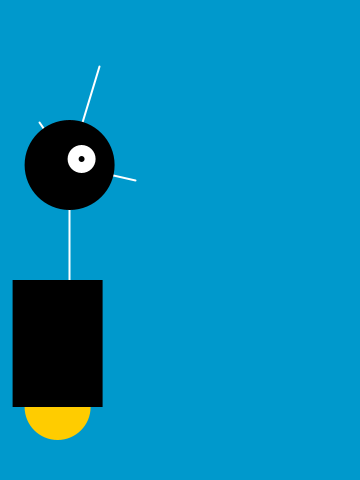
Frame 1 (no input)
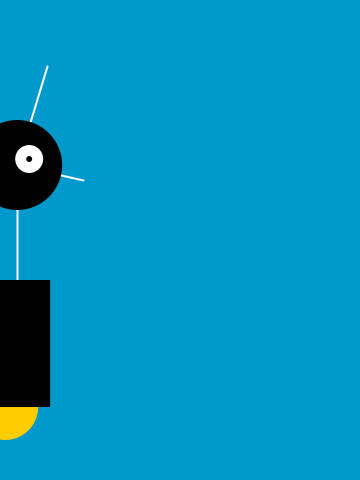
Frame 60 (the mouse pressed at the canvas centre just before this capture)
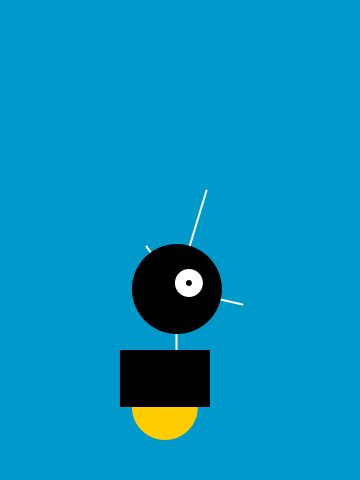
Frame 120 (the mouse held since frame 60 and released just before this capture)

The Processing sketch that drew these frames (run headless with seeded random() and noise(); from frame 60 on, the mouse is pressed at the canvas centre):

// Processing sketch: p5_response
// ── p5_response.pde
float x = 60;          // x coordinate
float y = 440;         // y coordinate
int radius = 45;       // Head radius
int bodyHeight = 160;  // Body height
int neckHeight = 70;   // Neck height

float easing = 0.04;

void setup() {
  size(360, 480);
  ellipseMode(RADIUS);
}

void draw() {
  strokeWeight(2);
    
  int targetX = mouseX;
  x += (targetX - x) * easing;
    
  if (mousePressed) {
    neckHeight = 16;
    bodyHeight = 90; 
  } else {
    neckHeight = 70;
    bodyHeight = 160; 
  }
  
  float neckY = y - bodyHeight - neckHeight - radius;
  
  background(0, 153, 204);
  
  // Neck
  stroke(255);
  line(x+12, y-bodyHeight, x+12, neckY); 

  // Antennae
  line(x+12, neckY, x-18, neckY-43);
  line(x+12, neckY, x+42, neckY-99);
  line(x+12, neckY, x+78, neckY+15);

  // Body
  noStroke();
  fill(255, 204, 0);
  ellipse(x, y-33, 33, 33);
  fill(0);
  rect(x-45, y-bodyHeight, 90, bodyHeight-33);

  // Head
  fill(0);
  ellipse(x+12, neckY, radius, radius); 
  fill(255);
  ellipse(x+24, neckY-6, 14, 14);
  fill(0);
  ellipse(x+24, neckY-6, 3, 3);
}
